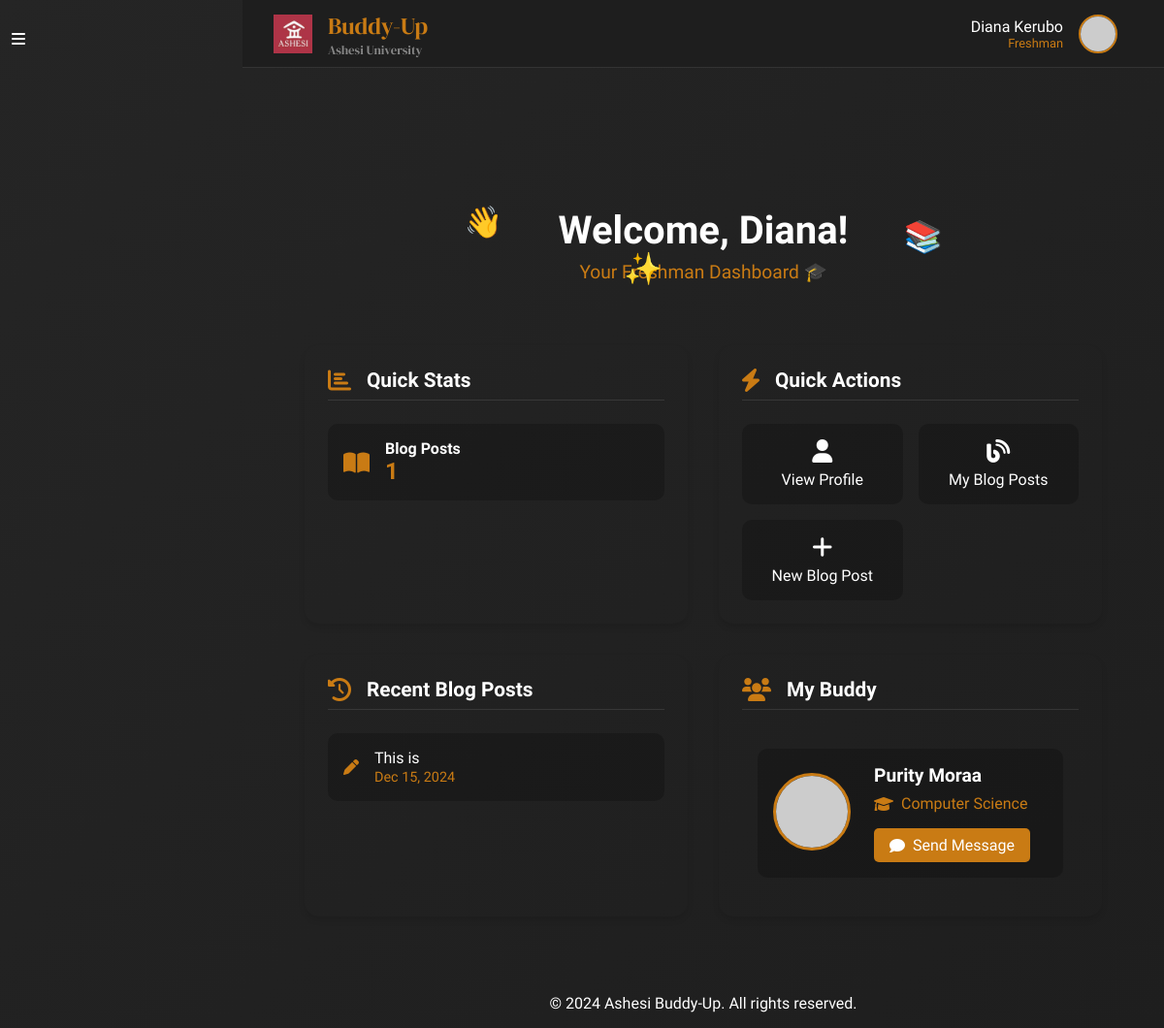
The app's page /dashboard/freshman/ (signed in) with its own data.
### tables this page shows
CREATE TABLE `freshman_details` (
  `freshman_id` int(11) NOT NULL,
  `user_id` int(11) DEFAULT NULL,
  `avatar_url` varchar(255) DEFAULT NULL,
  `full_name` varchar(255) NOT NULL,
  `student_id` varchar(8) DEFAULT NULL,
  `age` int(11) DEFAULT NULL,
  `gender` enum('Male','Female','Other') DEFAULT NULL,
  `major` varchar(100) DEFAULT NULL,
  `nationality` varchar(100) DEFAULT NULL,
  `hobby` text DEFAULT NULL,
  `fun_fact` text DEFAULT NULL,
  `continuing_buddy_id` int(11) DEFAULT NULL
);

CREATE TABLE `blog_posts` (
  `post_id` int(11) NOT NULL,
  `user_id` int(11) DEFAULT NULL,
  `title` varchar(255) NOT NULL,
  `content` text NOT NULL,
  `created_at` timestamp NOT NULL DEFAULT current_timestamp(),
  `updated_at` timestamp NOT NULL DEFAULT current_timestamp() ON UPDATE current_timestamp()
);

CREATE TABLE `continuing_student_details` (
  `continuing_id` int(11) NOT NULL,
  `user_id` int(11) DEFAULT NULL,
  `avatar_url` varchar(255) DEFAULT NULL,
  `full_name` varchar(255) NOT NULL,
  `student_id` varchar(8) DEFAULT NULL,
  `age` int(11) DEFAULT NULL,
  `gender` enum('Male','Female','Other') DEFAULT NULL,
  `major` varchar(100) DEFAULT NULL,
  `nationality` varchar(100) DEFAULT NULL,
  `hobby` text DEFAULT NULL,
  `fun_fact` text DEFAULT NULL
);

### dashboard/freshman/index.php (the view, shortened to what this page needs)
<?php
require_once '../../db/database.php';
$user_id = $_SESSION['user_id'];
try {
    $stmt = $pdo->prepare("
        SELECT
            f.*,
            u.email,
            c.full_name as buddy_name,
            c.major as buddy_major,
            c.avatar_url as buddy_avatar,
            c.user_id as continuing_buddy_id
        FROM freshman_details f
        JOIN users u ON f.user_id = u.user_id
        LEFT JOIN continuing_student_details c ON c.user_id = (
            SELECT continuing_id
            FROM mentorship
            WHERE freshman_id = f.user_id
            LIMIT 1
        )
        WHERE f.user_id = ?
    ");
    if (!$stmt->execute([$user_id])) {
        $error = $stmt->errorInfo();
        error_log("Database Error: " . print_r($error, true));
        throw new PDOException("Database query failed: " . $error[2]);
    }
    $user = $stmt->fetch(PDO::FETCH_ASSOC);
    $stmt = $pdo->prepare("
        SELECT COUNT(*) as post_count
        FROM blog_posts
        WHERE user_id = ?
    ");
    $stmt->execute([$user_id]);
    $blog_stats = $stmt->fetch();
} catch (PDOException $e) {
    error_log("Database Error: " . $e->getMessage());
    $_SESSION['error'] = "Database Error: " . $e->getMessage();
} catch (Exception $e) {
    error_log("Error: " . $e->getMessage());
    $_SESSION['error'] = $e->getMessage();
}
include '../includes/header.php';
include '../includes/freshman_sidebar.php';
?>
<div class="main-content">
    <div class="content-wrapper">
        <?php if (isset($user)): ?>
            <div class="welcome-section">
                <div class="floating-emoji" style="--delay: 0s">👋</div>
                <div class="floating-emoji" style="--delay: 2s">📚</div>
                <div class="floating-emoji" style="--delay: 4s">✨</div>
                <h1>Welcome, <?php echo htmlspecialchars(explode(' ', $user['full_name'])[0]); ?>!</h1>
                <p>Your Freshman Dashboard <span class="emoji">🎓</span></p>
            </div>
            <div class="dashboard-grid">
                <div class="dashboard-card stats-card">
                    <div class="card-header">
                        <i class="fas fa-chart-bar"></i>
                        <h3>Quick Stats</h3>
                    </div>
                    <div class="stats-content">
                        <div class="stat-item">
                            <i class="fas fa-book-open"></i>
                            <div class="stat-info">
                                <h4>Blog Posts</h4>
                                <p><?php echo $blog_stats['post_count']; ?></p>
                            </div>
                        </div>
                    </div>
                </div>
                <div class="dashboard-card actions-card">
                    <div class="card-header">
                        <i class="fas fa-bolt"></i>
                        <h3>Quick Actions</h3>
                    </div>
                    <div class="actions-grid">
                        <a href="profile/index.php" class="action-btn">
                            <i class="fas fa-user"></i>
                            View Profile
                        </a>
                        <a href="blog/index.php" class="action-btn">
                            <i class="fas fa-blog"></i>
                            My Blog Posts
                        </a>
                        <a href="blog/create.php" class="action-btn">
                            <i class="fas fa-plus"></i>
                            New Blog Post
                        </a>
                    </div>
                </div>
                <div class="dashboard-card activity-card">
                    <div class="card-header">
                        <i class="fas fa-history"></i>
                        <h3>Recent Blog Posts</h3>
                    </div>
                    <div class="activity-content">
                        <?php
                        try {
                            $stmt = $pdo->prepare("
                                SELECT title, created_at
                                FROM blog_posts
                                WHERE user_id = ?
                                ORDER BY created_at DESC
                                LIMIT 5
                            ");
                            $stmt->execute([$user_id]);
                            $recent_posts = $stmt->fetchAll();
                            if (count($recent_posts) > 0) {
                                foreach ($recent_posts as $post) {
                                    echo '<div class="activity-item">';
                                    echo '<i class="fas fa-pen"></i>';
                                    echo '<div class="activity-info">';
                                    echo '<p>' . htmlspecialchars($post['title']) . '</p>';
                                    echo '<span>' . date('M d, Y', strtotime($post['created_at'])) . '</span>';
                                    echo '</div>';
                                    echo '</div>';
                                }
                            } else {
                                echo '<p class="no-activity">No recent blog posts</p>';
                            }
                        } catch (PDOException $e) {
                            echo '<p class="error-message">Failed to load recent posts</p>';
                        }
                        ?>
                    </div>
                </div>
                <div class="dashboard-card buddy-card">
                    <div class="card-header">
                        <i class="fas fa-users"></i>
                        <h3>My Buddy</h3>
                    </div>
                    <div class="buddy-content">
                        <?php if ($user['continuing_buddy_id']): ?>
                            <div class="buddy-info">
                                <div class="buddy-avatar">
                                    <img src="<?php echo htmlspecialchars($user['buddy_avatar']); ?>"
                                         alt="Buddy Avatar"
                                         onerror="this.src='../../assets/images/default-avatar.png'">
                                </div>
                                <div class="buddy-details">
                                    <h4><?php echo htmlspecialchars($user['buddy_name']); ?></h4>
                                    <p><i class="fas fa-graduation-cap"></i> <?php echo htmlspecialchars($user['buddy_major']); ?></p>
                                    <a href="messages.php?buddy_id=<?php echo $user['continuing_buddy_id']; ?>"
                                       class="message-btn">
                                        <i class="fas fa-comment"></i> Send Message
                                    </a>
                                </div>
                            </div>
                        <?php endif; ?>
                    </div>
                </div>
            </div>
        <?php endif; ?>
    </div>
</div>
<?php include '../includes/freshman_footer.php'; ?>

### dashboard/includes/header.php (style rules this page uses)
:root { --darker-bg: #121212; --dark-bg: #1E1E1E; --medium-bg: #252525; --light-bg: #2D2D2D; --lighter-bg: #333333; --text-primary: #FFFFFF; --text-secondary: #B3B3B3; --text-muted: #808080; --accent-orange: #C97B14; --accent-orange-light: #E69B3A; --accent-orange-dark: #A66610; --sidebar-width: 250px; --header-height: 70px; }
* { margin: 0; padding: 0; box-sizing: border-box; }
body { font-family: "Arimo", sans-serif; background-color: var(--medium-bg); color: var(--text-primary); min-height: 100vh; }
.main-content { margin-top: var(--header-height); margin-left: var(--sidebar-width); min-height: calc(100vh - var(--header-height)); padding: 2rem; background: var(--medium-bg); }
.main-content::before { content: ''; position: fixed; top: 0; left: 0; right: 0; bottom: 0; background: linear-gradient(135deg, var(--medium-bg), var(--dark-bg)); z-index: -1; }

### dashboard/includes/freshman_sidebar.php (style rules this page uses)
.main-content { margin-left: 40px; transition: margin-left 0.3s ease; }

### dashboard/freshman/index.php (style rules this page uses)
.main-content { padding-top: 80px; margin-left: var(--sidebar-width); min-height: 100vh; background: var(--background); }
.content-wrapper { max-width: 1200px; margin: 0 auto; padding: 2rem; }
.welcome-section { text-align: center; padding: 2rem; margin-bottom: 2rem; position: relative; overflow: hidden; }
.floating-emoji { position: absolute; font-size: 2rem; animation: float 3s ease-in-out infinite; animation-delay: var(--delay); }
.floating-emoji:nth-child(1) { top: 20%; left: 20%; }
.floating-emoji:nth-child(2) { top: 30%; right: 20%; }
.floating-emoji:nth-child(3) { bottom: 20%; left: 40%; }
.welcome-section h1 { font-size: 2.5rem; color: var(--white); margin-bottom: 0.5rem; }
.welcome-section p { font-size: 1.2rem; color: var(--accent-orange); }
.dashboard-grid { display: grid; grid-template-columns: repeat(auto-fit, minmax(300px, 1fr)); gap: 2rem; margin-top: 2rem; }
.dashboard-card { background: var(--dark-gray); border-radius: 15px; padding: 1.5rem; box-shadow: 0 4px 6px rgba(0, 0, 0, 0.1); }
.card-header { display: flex; align-items: center; gap: 1rem; margin-bottom: 1.5rem; padding-bottom: 0.5rem; border-bottom: 1px solid rgba(255, 255, 255, 0.1); }
.card-header i { color: var(--accent-orange); font-size: 1.5rem; }
.card-header h3 { color: var(--white); margin: 0; font-size: 1.3rem; }
.stats-content { display: grid; gap: 1rem; }
.stat-item { display: flex; align-items: center; gap: 1rem; padding: 1rem; background: rgba(0, 0, 0, 0.2); border-radius: 10px; }
.stat-item i { color: var(--accent-orange); font-size: 1.5rem; }
.stat-info h4 { color: var(--white); margin: 0; font-size: 1rem; }
.stat-info p { color: var(--accent-orange); margin: 0; font-size: 1.5rem; font-weight: bold; }
.actions-grid { display: grid; grid-template-columns: repeat(auto-fit, minmax(140px, 1fr)); gap: 1rem; }
.action-btn { display: flex; flex-direction: column; align-items: center; gap: 0.5rem; padding: 1rem; background: rgba(0, 0, 0, 0.2); border-radius: 10px; color: var(--white); text-decoration: none; transition: all 0.3s ease; }
.action-btn i { font-size: 1.5rem; }
.activity-content { display: grid; gap: 1rem; }
.activity-item { display: flex; align-items: center; gap: 1rem; padding: 1rem; background: rgba(0, 0, 0, 0.2); border-radius: 10px; }
.activity-item i { color: var(--accent-orange); }
.activity-info p { color: var(--white); margin: 0; }
.activity-info span { color: var(--accent-orange); font-size: 0.9rem; }
.buddy-card { background: var(--dark-gray); }
.buddy-content { padding: 1rem; }
.buddy-info { display: flex; align-items: center; gap: 1.5rem; padding: 1rem; background: rgba(0, 0, 0, 0.2); border-radius: 10px; }
.buddy-avatar { flex-shrink: 0; }
.buddy-avatar img { width: 80px; height: 80px; border-radius: 50%; object-fit: cover; border: 3px solid var(--accent-orange); }
.buddy-details { flex-grow: 1; }
.buddy-details h4 { color: var(--white); margin: 0 0 0.5rem 0; font-size: 1.2rem; }
.buddy-details p { color: var(--accent-orange); margin: 0 0 1rem 0; display: flex; align-items: center; gap: 0.5rem; }
.message-btn { display: inline-flex; align-items: center; gap: 0.5rem; padding: 0.5rem 1rem; background: var(--accent-orange); color: var(--white); text-decoration: none; border-radius: 5px; transition: all 0.3s ease; }

### records on screen
freshman_details: full_name "Diana", continuing_student_details.full_name "Purity Moraa", continuing_student_details.major "Computer Science"
blog_posts: title "This is", created_at "Dec 15, 2024"

### other values on screen
$_SESSION['full_name'] "Diana Kerubo"
$_SESSION['role'] "Freshman"
$blog_stats['post_count'] "1"
